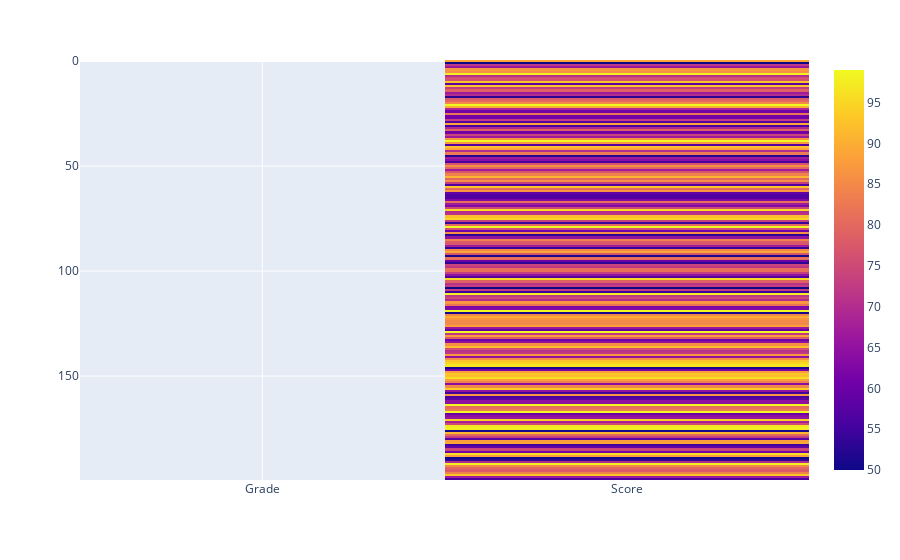

Write notebook code for a chart like this one.
### Code cell
'''
3
Using the sales data, generate a heatmap to visualize the variation in sales across 
different months and days.
 np.random.seed(20)
 data = {
 'Month': np.random.choice(['Jan', 'Feb', 'Mar', 'Apr', 'May'], 100),
 'Day': np.random.choice(range(1, 31), 100),
 'Sales': np.random.randint(1000, 5000, 100)
 }
 
 df = pd.DataFrame(data)
'''
np.random.seed(20)
data = {
 'Month': np.random.choice(['Jan', 'Feb', 'Mar', 'Apr', 'May'], 100),
 'Day': np.random.choice(range(1, 31), 100),
 'Sales': np.random.randint(1000, 5000, 100)
 }
 
df = pd.DataFrame(data=df)
fig=px.imshow(df)
fig.show()

### Figure 1 — Plotly figure (JSON) as saved in the notebook; plotly's stock layout.template omitted (floating-point values rounded to 4 significant figures; data arrays with more than 128 entries replaced by an {"elided": "..."} marker saying what was removed)
{"data": [{"coloraxis": "coloraxis", "hovertemplate": "x: %{x}<br>y: %{y}<br>color: %{z}<extra></extra>", "name": "0", "type": "heatmap", "x": ["Grade", "Score"], "xaxis": "x", "y": {"elided": "200 int values"}, "yaxis": "y", "z": {"elided": "200x2 mixed values"}}], "layout": {"coloraxis": {"colorscale": [[0, "#0d0887"], [0.1111, "#46039f"], [0.2222, "#7201a8"], [0.3333, "#9c179e"], [0.4444, "#bd3786"], [0.5556, "#d8576b"], [0.6667, "#ed7953"], [0.7778, "#fb9f3a"], [0.8889, "#fdca26"], [1, "#f0f921"]]}, "margin": {"t": 60}, "xaxis": {"anchor": "y", "constrain": "domain", "domain": [0, 1], "scaleanchor": "y"}, "yaxis": {"anchor": "x", "autorange": "reversed", "constrain": "domain", "domain": [0, 1]}}}
